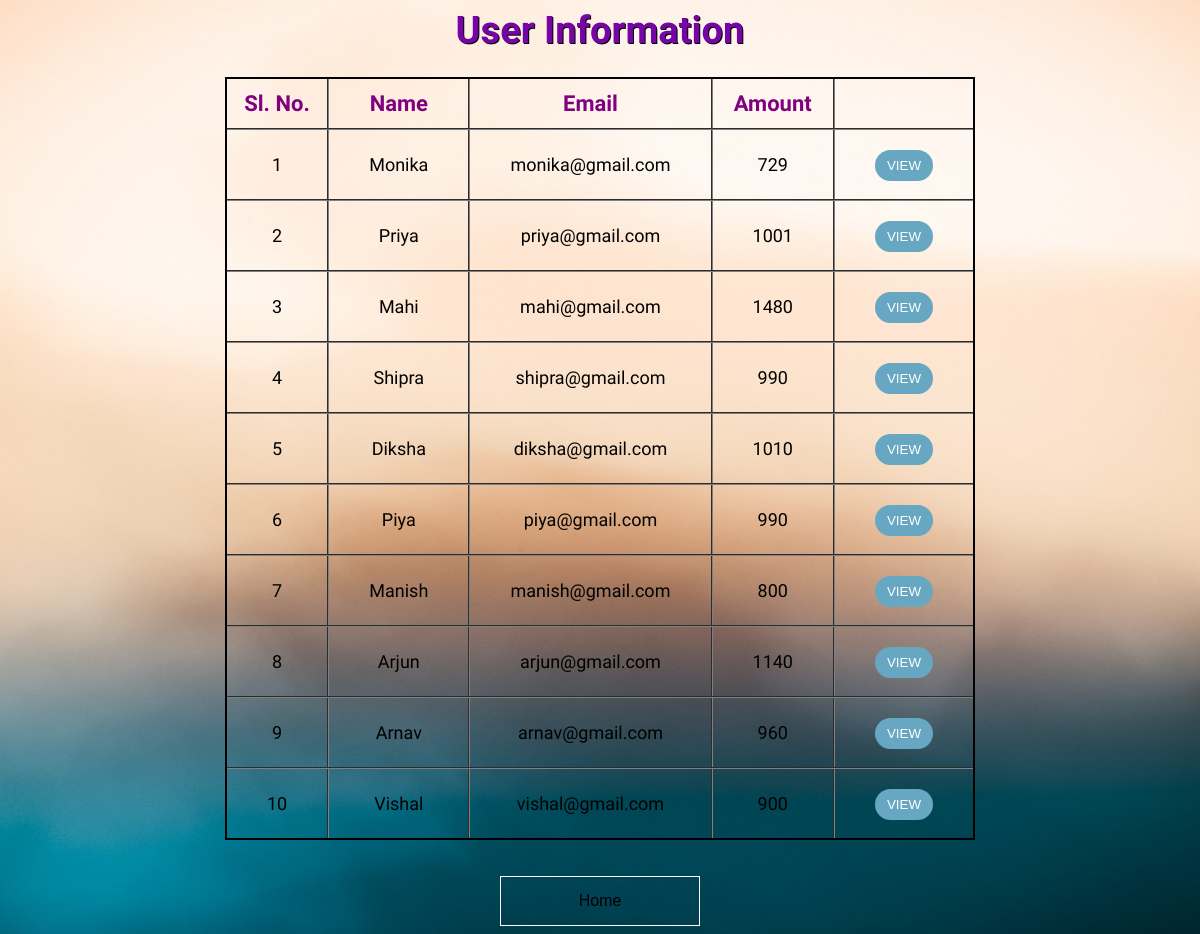
The app's page /getdetail.php with its own data.
### tables this page shows
CREATE TABLE `users` (
  `name` varchar(50) NOT NULL,
  `email` varchar(50) NOT NULL,
  `amount` double DEFAULT NULL
);

### getdetail.php (the view, shortened to what this page needs)
<?php
$con=mysqli_connect('localhost','root','','banking_system');
$q="select * from users ";
$result=mysqli_query($con,$q);
?>
<html>
<head>
    <link rel="stylesheet" href="button2.css">
</head>
<body>
	<h1 style="color:#7605a6;text-shadow: 1px 1px black;font-size: 38px; font-family: 'Lusitana', serif;">User Information</h1>
    <table class="flat-table-1">
		<thead>
			<th>Sl. No.</th>
			<th>Name</th>
			<th>Email</th>
			<th>Amount</th>
			<th></th>
		</thead>
		<tbody>
		<tr>
			<?php
				$row=mysqli_fetch_array($result);
			?>
			<td> 1</td>
			<td><?php echo  $row["name"]; ?></td>
			<td><?php echo  $row["email"]; ?></td>
			<td><?php echo  $row["amount"]; ?></td>
			<td>
				<form action="user.php" method="post"  class="view">
					<button class="button1" type="submit" name="name" value="Monika">View</button>
				</form>
			</td>
		</tr>
		<tr>
			<?php
				$row=mysqli_fetch_array($result);
			?>
			<td> 2</td>
			<td ><?php echo  $row["name"]; ?></td>
			<td><?php echo  $row["email"]; ?></td>
			<td><?php echo  $row["amount"]; ?></td>
			<td>
				<form action="user.php" method="post" class="view">
					<button class="button1" type="submit" name="name" value="Priya">View</button>
				</form>
			</td>
		</tr>
        <tr>
			<?php
				$row=mysqli_fetch_array($result);
			?>
			<td> 3</td>
			<td><?php echo  $row["name"]; ?></td>
			<td><?php echo  $row["email"]; ?></td>
			<td><?php echo  $row["amount"]; ?></td>
			<td>
				<form action="user.php" method="post" class="view">
					<button class="button1" type="submit" name="name" value="Mahi">View</button>
				</form>
			</td>
		</tr>
        <tr>
			<?php
				$row=mysqli_fetch_array($result);
			?>
			<td> 4</td>
			<td><?php echo  $row["name"]; ?></td>
			<td><?php echo  $row["email"]; ?></td>
			<td><?php echo  $row["amount"]; ?></td>
			<td>
				<form action="user.php" method="post" class="view">
					<button class="button1" type="submit" name="name" value="Shipra">View</button>
				</form>
			</td>
        </tr>
        <tr>
			<?php
				$row=mysqli_fetch_array($result);
			?>
			<td> 5</td>
			<td><?php echo  $row["name"]; ?></td>
			<td><?php echo  $row["email"]; ?></td>
			<td><?php echo  $row["amount"]; ?></td>
			<td>
				<form action="user.php" method="post" class="view">
					<button class="button1" type="submit" name="name" value="Diksha">View</button>
				</form>
			</td>
		</tr>
        <tr>
			<?php
				$row=mysqli_fetch_array($result);
			?>
			<td> 6</td>
			<td><?php echo  $row["name"]; ?></td>
			<td><?php echo  $row["email"]; ?></td>
			<td><?php echo  $row["amount"]; ?></td>
			<td>
				<form action="user.php" method="post" class="view">
					<button class="button1" type="submit" name="name" value="Piya">View</button>
				</form>
			</td>
        </tr>
        <tr>
			<?php
				$row=mysqli_fetch_array($result);
			?>
			<td> 7</td>
			<td><?php echo  $row["name"]; ?></td>
			<td><?php echo  $row["email"]; ?></td>
			<td><?php echo  $row["amount"]; ?></td>
			<td>
				<form action="user.php" method="post" class="view">
					<button class="button1"type="submit" name="name" value="Manish">View</button>
				</form>
			</td>
		</tr>
        <tr>
			<?php
				$row=mysqli_fetch_array($result);
			?>
			<td> 8</td>
			<td><?php echo  $row["name"]; ?></td>
			<td><?php echo  $row["email"]; ?></td>
			<td><?php echo  $row["amount"]; ?></td>
			<td>
				<form action="user.php" method="post" class="view">
					<button class="button1"type="submit" name="name" value="Arjun">View</button>
				</form>
			</td>
		</tr>
        <tr>
			<?php
				$row=mysqli_fetch_array($result);
			?>
			<td> 9</td>
			<td><?php echo  $row["name"]; ?></td>
			<td><?php echo  $row["email"]; ?></td>
			<td><?php echo  $row["amount"]; ?></td>
			<td>
				<form action="user.php" method="post" class="view">
					<button class="button1"type="submit" name="name" value="Arnav">View</button>
				</form>
			</td>
        </tr>
        <tr>
			<?php
				$row=mysqli_fetch_array($result);
			?>
			<td> 10</td>
			<td><?php echo  $row["name"]; ?></td>
			<td><?php echo  $row["email"]; ?></td>
			<td><?php echo  $row["amount"]; ?></td>
			<td>
				<form action="user.php" method="post" class="view">
					<button class="button1"type="submit" name="name" value="Vishal">View</button>
				</form>
			</td>
		</tr>
		</tbody>
	</table><br><br>
<div class="buttons">
	<a href="index.php">
    <button class="btn">Home</button>
	</a>
</div>
</body>
</html>

### button2.css (style rules this page uses)
.btn { height: 50px; width: 200px; font-size: 16px; background: transparent; text-decoration: none; border: 1px solid white; position: relative; overflow: hidden; cursor: pointer; }
.btn:before { content: ""; position: absolute; top: 0; left: -100%; width: 100%; height: 100%; background: linear-gradient(120deg, transparent, white, transparent); transition: all 500ms; }

### getdetail.php (style rules this page uses)
.btn { cursor:pointer; }
body { text-align:center; }
table { font-family: 'Lusitana', serif; text-align:center; margin-left: auto; margin-right: auto; border:2px solid black; border-collapse:collapse; }
th { color: purple; font-size:22px; padding:12px; }
td { text-align:center; font-size:18px; color: black; padding: 0px 40px 0px 40px; }
tr { transition: background 0.3s, box-shadow 0.3s; }
th,td { border-collapse:collapse; border:2px groove gray; }
.button1 { color: #fff !important; text-transform: uppercase; text-decoration: none; background: #67a7c2; padding: 8px 12px 8px 12px; border-radius: 40px; display: inline-block; border: none; transition: all 0.4s ease 0s; }
.view { top:50%; padding-top:20px; text-align:center; }
body { background-image:url("images/2.jpg"); background-position: center; background-repeat: no-repeat; background-size: cover; }

### records on screen
users: name "Monika", email "monika@gmail.com", amount "729"
users: name "Priya", email "priya@gmail.com", amount "1001"
users: name "Mahi", email "mahi@gmail.com", amount "1480"
users: name "Shipra", email "shipra@gmail.com", amount "990"
users: name "Diksha", email "diksha@gmail.com", amount "1010"
users: name "Piya", email "piya@gmail.com", amount "990"
users: name "Manish", email "manish@gmail.com", amount "800"
users: name "Arjun", email "arjun@gmail.com", amount "1140"
users: name "Arnav", email "arnav@gmail.com", amount "960"
users: name "Vishal", email "vishal@gmail.com", amount "900"
